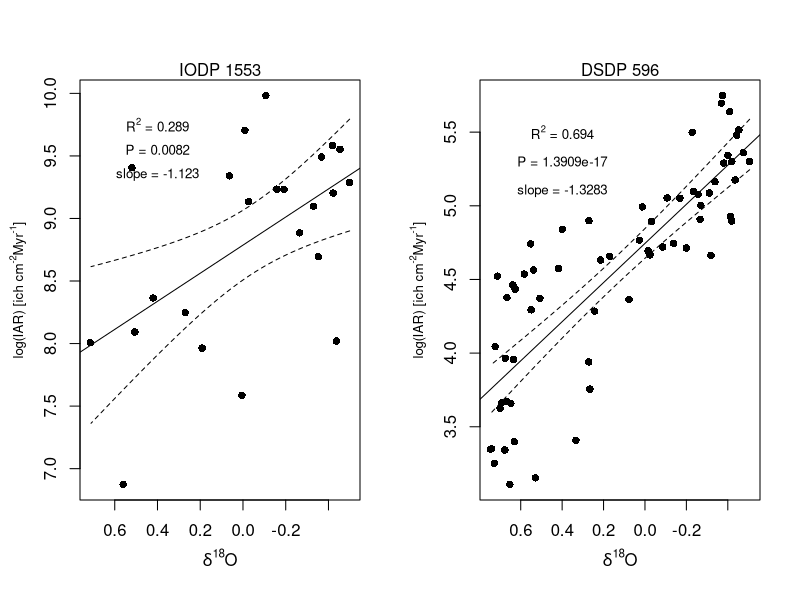
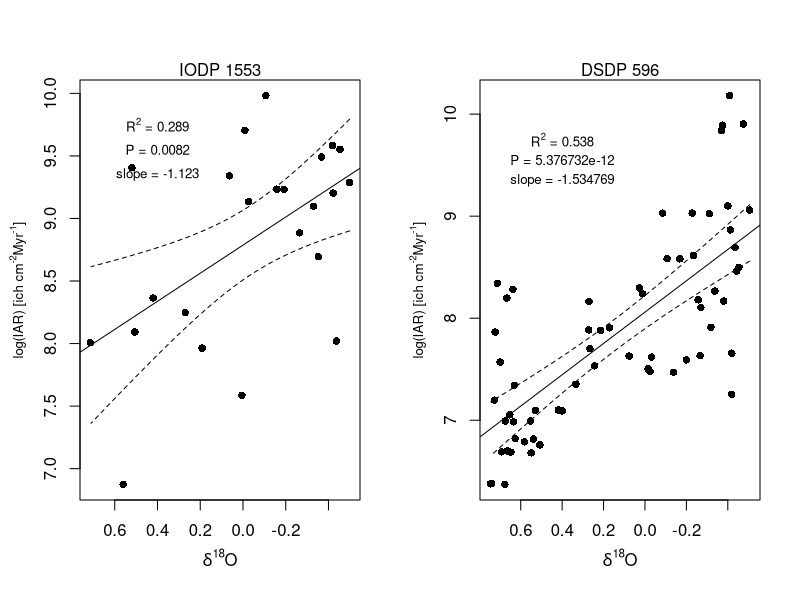

The R script that drew these images, in order:
library(zoo)
library(mgcv)

#set path to Westerhold oxygen data
o_data <- read.csv("data/Westerhold_2020_Oxygen_Carbon_smooth.csv")
#set path to IAR data
iar <- read.csv("data/iar.csv")
#set path to mean length data
mean_length <- read.csv("data/length_means.csv")
#import DSDP 596 IAR data
IAR.596 <- read.csv("data/DSDP_596_Fish_Accumulation_siteid_1_132.csv")
IAR.596 <- IAR.596[(IAR.596$age > min(mean_length$age)) & (IAR.596$age < max(mean_length$age)), ]

#set path to total length data
teeth_total <- read.csv("data/teeth_total.csv")

#prepare temperature and length tests
o_df1 <- data.frame(age = as.numeric(o_data$Age_Ma), d18O = as.numeric(o_data$d18O_loess_smooth))
#o_df1 = o_df1[(o_df1$age >= min(mean_length$age)) & (o_df1$age <= max(mean_length$age)), ]

#compute rolling mean of temperature data
o_roll <- data.frame(rollmean(o_df1, 100))

match_d18O <- c()

for(i in 1:length(iar$age)) {
  ind <- which(abs(o_roll$age-iar$age[i])==min(abs(o_roll$age-iar$age[i])))
  print(ind)
  if (ind == 1) {
    match_d18O[i] <- o_roll$d18O[ind]
  }

  else{
  match_d18O[i] <- mean(o_roll$d18O[(ind-2):(ind+2)])
  }

}

d18O_IAR <- data.frame(age = iar$age, d18O = match_d18O, IAR = iar$IAR)

match_d18O_596 <- c()
for(i in 1:length(IAR.596$age)) {
  match_d18O_596[i] <- o_roll$d18O[which(abs(o_roll$age-IAR.596$age[i])==min(abs(o_roll$age-IAR.596$age[i])))]
}

d18O_IAR_596 <- data.frame(age = IAR.596$age, d18O = match_d18O_596, IAR = IAR.596$ich_accum)

summary(lm(log(d18O_IAR$IAR) ~ d18O_IAR$d18O))

###################Further test correlation#############################

acf_do <- acf(d18O_IAR$d18O, plot = FALSE)$acf[2]
acf_iar <- acf(d18O_IAR$IAR, plot = FALSE)$acf[2]

set.seed(1234)
num_sim <- 10000
sim_data <- vector("list", length = num_sim)

for (i in 1:num_sim) {
  sim_x <- arima.sim(model = list(order = c(1, 0, 0), ar = acf_do), n = length(d18O_IAR$d18O))
  sim_y <- arima.sim(model = list(order = c(1, 0, 0), ar = acf_iar), n = length(d18O_IAR$IAR))
  sim_data[[i]] <- data.frame(sim_x, sim_y)
}

cor_vec <- matrix(0, nrow = num_sim, ncol = 2)

for (i in 1:num_sim) {
  cor_vec[i, 1] <- cor(sim_data[[i]]$sim_x, sim_data[[i]]$sim_y)
  m.s <- summary(lm(sim_data[[i]]$sim_y ~ sim_data[[i]]$sim_x))
  cor_vec[i, 2] <- m.s$coefficients["sim_data[[i]]$sim_x", "Pr(>|t|)"]
}

lb.1 <- quantile(cor_vec[,1], 0.025)
print(lb.1)
ub.1 <- quantile(cor_vec, 0.975)
print(ub.1)

lb.2 <- quantile(cor_vec[,2], 0.025)
print(lb.2)
ub.2 <- quantile(cor_vec[,2], 0.975)
print(ub.2)

cor(d18O_IAR$d18O, log(d18O_IAR$IAR))
summary(lm(log(d18O_IAR$IAR) ~ d18O_IAR$d18O))

########################################################################

par(mfrow = c(1, 2))
par(mar = c(5, 4, 4, 2))
model <-lm(log(IAR)~d18O, d18O_IAR)
newx <- seq(min(d18O_IAR$d18O), max(d18O_IAR$d18O), by = 0.01)
new_data <- data.frame(d18O = newx)
pred <- predict(model, newdata = new_data, se.fit = TRUE)

y_pred <- pred$fit
se <- pred$se.fit
ci <- 1.96 * se  # Assuming a normal distribution, 1.96 corresponds to a 95% confidence level
lower <- y_pred - ci
upper <- y_pred + ci
cf1 <- coef(model)
slope.1 <- round(cf1[2], 3)
axis.scale <- 0.8

plot(log(d18O_IAR$IAR)~d18O_IAR$d18O, xlim = rev(range(d18O_IAR$d18O)),
     pch = 16, xlab = '', ylab = '')
lines(newx, lower, lty = 2)
lines(newx, upper, lty = 2)
abline(model)
mtext(text = expression(paste(delta, ''^'18', 'O')), side = 1, line = 2.5, cex = 1.0)
mtext(text = expression(paste('log(IAR) [ich cm'^'-2','Myr'^'-1', ']')), side = 2, line = 2.5, cex = axis.scale)
mtext(text = "IODP 1553", cex = 1)
r2 <- round(summary(model)$r.squared, 4)
pval <- summary(model)$coefficients[, "Pr(>|t|)"]
pval <- round(pval[2], 4)
text(0.4, 9.75, bquote(paste('R'^'2',' = ', .(r2))), cex = 0.8)
text(0.4, 9.55, bquote(paste('P = ', .(pval))), cex = 0.8)
text(0.4, 9.35, bquote(paste('slope = ', .(slope.1))), cex = 0.8)

#create model for 596
model.2 <-lm(log(IAR)~d18O, data = d18O_IAR_596)
newx.2 <- seq(min(d18O_IAR_596$d18O), max(d18O_IAR_596$d18O), by = 0.01)
newer_data <- data.frame(d18O = newx.2)
pred.2 <- predict(model.2, newdata = newer_data, se.fit = TRUE)

y_pred <- pred.2$fit
se <- pred.2$se.fit
ci <- 1.96 * se  # Assuming a normal distribution, 1.96 corresponds to a 95% confidence level
lower <- y_pred - ci
upper <- y_pred + ci
cf2 <- coef(model.2)
slope.2 <- round(cf2[2], 4)

plot(log(d18O_IAR_596$IAR) ~ d18O_IAR_596$d18O, xlim = rev(range(d18O_IAR_596$d18O)),
     pch = 16, xlab = '', ylab = '')
lines(newx.2, lower, lty = 2)
lines(newx.2, upper, lty = 2)
abline(model.2)
mtext(text = expression(paste(delta, ''^'18', 'O')), side = 1, line = 2.5, cex = 1.0)
mtext(text = expression(paste('log(IAR) [ich cm'^'-2','Myr'^'-1', ']')), side = 2, line = 2.5, cex = axis.scale)
mtext(text = "DSDP 596", cex = 1)
r2 <- round(summary(model.2)$r.squared, 3)
pval <- summary(model.2)$coefficients[, "Pr(>|t|)"]
pval <- round(pval[2], 22)
text(0.4, 5.5, bquote(paste('R'^'2',' = ', .(r2))), cex = 0.8)
text(0.4, 5.3, bquote(paste('P = ', .(pval))), cex = 0.8)
text(0.4, 5.1, bquote(paste('slope = ', .(slope.2))), cex = 0.8)


############################################

#calculate factor to scale
scale.vec <- data.frame(Age = unique(teeth_total$Age))
scale.vec$fac <- 0
for (i in 1:length(scale.vec$Age)) {
  sub.t <- subset(teeth_total, Age == scale.vec$Age[i])
  scale.vec$fac[i] <- sum(pmin(sub.t$Height, sub.t$Width) > 150) / length(sub.t$length)
}


#rescale 596 to match 1553
scale.vec <- scale.vec[order(scale.vec$Age), ]
d18O_IAR_596 <- d18O_IAR_596[order(d18O_IAR_596$age), ]
scale.596 <- data.frame(Age = d18O_IAR_596$age, scale.iar = d18O_IAR_596$IAR, d18O = d18O_IAR_596$d18O)
for(i in 1:length(scale.596$Age)) {
  scale.596$scale.iar[i] <- (
    scale.596$scale.iar[i] /
    scale.vec$fac[which(abs(scale.vec$Age-scale.596$Age[i])==min(abs(scale.vec$Age-scale.596$Age[i])))]
  )
}


#replot with scale
par(mfrow = c(1, 2))
par(mar = c(5, 4, 4, 2))
model <-lm(log(IAR)~d18O, d18O_IAR)
newx <- seq(min(d18O_IAR$d18O), max(d18O_IAR$d18O), by = 0.01)
new_data <- data.frame(d18O = newx)
pred <- predict(model, newdata = new_data, se.fit = TRUE)

y_pred <- pred$fit
se <- pred$se.fit
ci <- 1.96 * se  # Assuming a normal distribution, 1.96 corresponds to a 95% confidence level
lower <- y_pred - ci
upper <- y_pred + ci
cf1 <- coef(model)
slope.1 <- round(cf1[2], 3)
axis.scale <- 0.8

plot(log(d18O_IAR$IAR)~d18O_IAR$d18O, xlim = rev(range(d18O_IAR$d18O)),
     pch = 16, xlab = '', ylab = '')
lines(newx, lower, lty = 2)
lines(newx, upper, lty = 2)
abline(model)
mtext(text = expression(paste(delta, ''^'18', 'O')), side = 1, line = 2.5, cex = 1.0)
mtext(text = expression(paste('log(IAR) [ich cm'^'-2','Myr'^'-1', ']')), side = 2, line = 2.5, cex = axis.scale)
mtext(text = "IODP 1553", cex = 1)
r2 <- round(summary(model)$r.squared, 4)
pval <- summary(model)$coefficients[, "Pr(>|t|)"]
pval <- round(pval[2], 4)
text(0.4, 9.75, bquote(paste('R'^'2',' = ', .(r2))), cex = 0.8)
text(0.4, 9.55, bquote(paste('P = ', .(pval))), cex = 0.8)
text(0.4, 9.35, bquote(paste('slope = ', .(slope.1))), cex = 0.8)


#create model for 596
model.2 <-lm(log(scale.iar)~d18O, data = scale.596)
newx.2 <- seq(min(scale.596$d18O), max(scale.596$d18O), by = 0.01)
newer_data <- data.frame(d18O = newx.2)
pred.2 <- predict(model.2, newdata = newer_data, se.fit = TRUE)

y_pred <- pred.2$fit
se <- pred.2$se.fit
ci <- 1.96 * se  # Assuming a normal distribution, 1.96 corresponds to a 95% confidence level
lower <- y_pred - ci
upper <- y_pred + ci
cf2 <- coef(model.2)
slope.2 <- cf2[2]

plot(log(scale.596$scale.iar) ~ scale.596$d18O, xlim = rev(range(scale.596$d18O)),
     pch = 16, xlab = '', ylab = '')
lines(newx.2, lower, lty = 2)
lines(newx.2, upper, lty = 2)
abline(model.2)
mtext(text = expression(paste(delta, ''^'18', 'O')), side = 1, line = 2.5, cex = 1.0)
mtext(text = expression(paste('log(IAR) [ich cm'^'-2','Myr'^'-1', ']')), side = 2, line = 2.5, cex = axis.scale)
mtext(text = "DSDP 596", cex = 1)
r2 <- round(summary(model.2)$r.squared, 3)
pval <- summary(model.2)$coefficients[, "Pr(>|t|)"]
pval <- pval[2]
text(0.4, 9.75, bquote(paste('R'^'2',' = ', .(r2))), cex = 0.8)
text(0.4, 9.55, bquote(paste('P = ', .(pval))), cex = 0.8)
text(0.4, 9.35, bquote(paste('slope = ', .(slope.2))), cex = 0.8)

